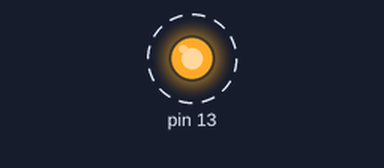
Simulated run of this sketch. Board: Arduino Uno, built with avr-gcc and run on an emulated ATmega328P. Shown: output pins drawn as LEDs (lit = HIGH). Dashed ring = blinking. The local clock reads 2024-03-15 10:24:30 at power-on unless the sketch sets it; what the sketch prints to the serial monitor is not drawn.

Above: at 3.5 s.
Timing chart, 0 to 7.6 s (numbered marks = the images above):
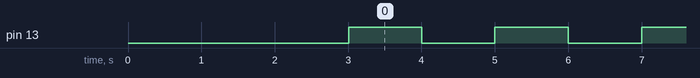

The sketch:

Lab6exercise2-1.ino
```cpp
#include <ThreeWire.h>
#include <RtcDS1302.h>
ThreeWire myWire(4,5,2); // IO, SCLK, CE
RtcDS1302<ThreeWire> Rtc(myWire);

uint32_t previous_time;
/*
void printDateTime(const RtcDateTime& dt){
  Serial.print(dt.Year(), DEC);
  Serial.print('/');
  Serial.print(dt.Month(), DEC);
  Serial.print('/');
  Serial.print(dt.Day(), DEC);
  Serial.print(' ');
  Serial.print(dt.Hour(), DEC);
  Serial.print(':');
  Serial.print(dt.Minute(), DEC);
  Serial.print(':');
  Serial.print(dt.Second(), DEC);
  Serial.println();
  Serial.print("Total Seconds since 1/1/2000 : ");
  Serial.print(dt.TotalSeconds());
  Serial.println();
  }
*/
void setup() {
  Serial.begin(57600);
  Rtc.Begin();
  RtcDateTime setting_time(2020,2,19,0,0,0);
  // year, month, dayOfMonth, hour, minute, second

  //printDateTime(setting_time);

  Rtc.SetDateTime(setting_time);
  pinMode(13, OUTPUT);
  Serial.println("3");
  delay(1000);
  Serial.println("2");
  delay(1000);
  Serial.println("1");
  delay(1000);
  RtcDateTime now = Rtc.GetDateTime();
  previous_time = now.TotalSeconds();
  Serial.println("Start");
  }

void loop() {
  RtcDateTime now = Rtc.GetDateTime();
  if((now.TotalSeconds()-previous_time) < 120){
    if(now.Second() % 2 == 1){
      digitalWrite(13, HIGH);
      //Serial.println(now.Second());
      }
    if(now.Second() %2  == 0){
      digitalWrite(13, LOW);
      //Serial.println(now.Second());
     }
    }
    else if((now.TotalSeconds()>previous_time) && (now.TotalSeconds() <=(previous_time)+120)){
      Serial.println("Stop");
      digitalWrite(13, LOW);
    }
    //delay(10);
  }
```

Measured:
- by itself, pin 13: alternates HIGH for 1.0 s and LOW for 1.0 s, 120 changes in all, then stays LOW
